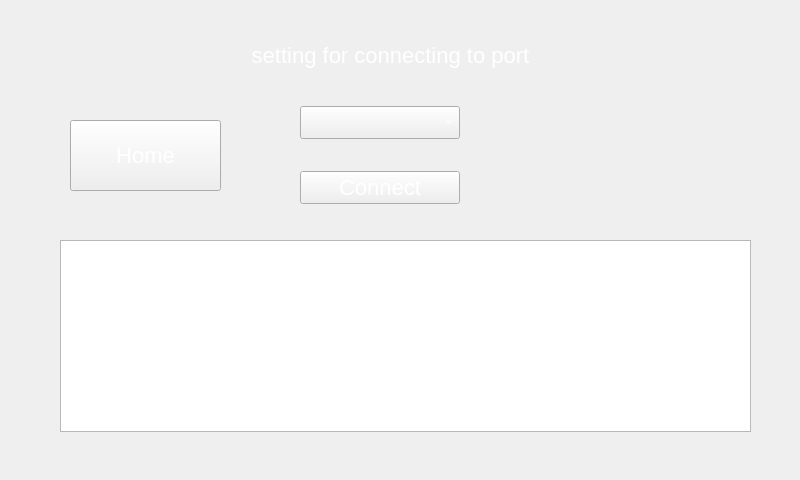
<?xml version="1.0" encoding="UTF-8"?>
<ui version="4.0">
 <class>settingsForm</class>
 <widget class="QWidget" name="settingsForm">
  <property name="geometry">
   <rect>
    <x>0</x>
    <y>0</y>
    <width>800</width>
    <height>480</height>
   </rect>
  </property>
  <property name="windowTitle">
   <string>Form</string>
  </property>
  <property name="styleSheet">
   <string notr="true"/>
  </property>
  <widget class="QWidget" name="verticalLayoutWidget">
   <property name="geometry">
    <rect>
     <x>300</x>
     <y>100</y>
     <width>160</width>
     <height>110</height>
    </rect>
   </property>
   <layout class="QVBoxLayout" name="verticalLayout">
    <item>
     <widget class="QComboBox" name="Port_comboBox">
      <property name="acceptDrops">
       <bool>false</bool>
      </property>
      <property name="statusTip">
       <string/>
      </property>
      <property name="styleSheet">
       <string notr="true">color: white;
font-size: 22px;</string>
      </property>
     </widget>
    </item>
    <item>
     <spacer name="horizontalSpacer">
      <property name="orientation">
       <enum>Qt::Orientation::Horizontal</enum>
      </property>
      <property name="sizeHint" stdset="0">
       <size>
        <width>40</width>
        <height>20</height>
       </size>
      </property>
     </spacer>
    </item>
    <item>
     <widget class="QPushButton" name="connectButton">
      <property name="styleSheet">
       <string notr="true">QPushButton{
color: white;
font-size: 22px;
}
QPushButton:hover{
	border-style: solid;
	border-top-color: qlineargradient(spread:pad, x1:0, y1:1, x2:1, y2:1, stop:0 #C0DB50, stop:0.4 #C0DB50, stop:0.5 #100E19, stop:1 #100E19);
    border-bottom-color: qlineargradient(spread:pad, x1:0, y1:1, x2:1, y2:1, stop:0 #100E19, stop:0.5 #100E19, stop:0.6 #C0DB50, stop:1 #C0DB50);
    border-left-color: qlineargradient(spread:pad, x1:0, y1:0, x2:0, y2:1, stop:0 #C0DB50, stop:0.3 #C0DB50, stop:0.7 #100E19, stop:1 #100E19);
    border-right-color: qlineargradient(spread:pad, x1:0, y1:1, x2:0, y2:0, stop:0 #C0DB50, stop:0.3 #C0DB50, stop:0.7 #100E19, stop:1 #100E19);
	border-width: 2px;
    border-radius: 1px;
	color: #d3dae3;
	padding: 2px;
}
QPushButton:pressed{
	border-style: solid;
	border-top-color: qlineargradient(spread:pad, x1:0, y1:1, x2:1, y2:1, stop:0 #d33af1, stop:0.4 #d33af1, stop:0.5 #100E19, stop:1 #100E19);
    border-bottom-color: qlineargradient(spread:pad, x1:0, y1:1, x2:1, y2:1, stop:0 #100E19, stop:0.5 #100E19, stop:0.6 #d33af1, stop:1 #d33af1);
    border-left-color: qlineargradient(spread:pad, x1:0, y1:0, x2:0, y2:1, stop:0 #d33af1, stop:0.3 #d33af1, stop:0.7 #100E19, stop:1 #100E19);
    border-right-color: qlineargradient(spread:pad, x1:0, y1:1, x2:0, y2:0, stop:0 #d33af1, stop:0.3 #d33af1, stop:0.7 #100E19, stop:1 #100E19);
	border-width: 2px;
    border-radius: 1px;
	color: #d3dae3;
	padding: 2px;
}</string>
      </property>
      <property name="text">
       <string>Connect</string>
      </property>
     </widget>
    </item>
   </layout>
  </widget>
  <widget class="QTextBrowser" name="textBrowser">
   <property name="geometry">
    <rect>
     <x>60</x>
     <y>240</y>
     <width>691</width>
     <height>192</height>
    </rect>
   </property>
   <property name="styleSheet">
    <string notr="true">color: white;
font-size: 22px;
</string>
   </property>
  </widget>
  <widget class="QLabel" name="label">
   <property name="geometry">
    <rect>
     <x>210</x>
     <y>30</y>
     <width>361</width>
     <height>51</height>
    </rect>
   </property>
   <property name="styleSheet">
    <string notr="true">color: white;
font-size: 22px;</string>
   </property>
   <property name="text">
    <string>setting for connecting to port</string>
   </property>
   <property name="alignment">
    <set>Qt::AlignmentFlag::AlignCenter</set>
   </property>
  </widget>
  <widget class="QPushButton" name="home_btn">
   <property name="geometry">
    <rect>
     <x>70</x>
     <y>120</y>
     <width>151</width>
     <height>71</height>
    </rect>
   </property>
   <property name="styleSheet">
    <string notr="true">QPushButton{
color: white;
font-size: 22px;
}
QPushButton:hover{
	border-style: solid;
	border-top-color: qlineargradient(spread:pad, x1:0, y1:1, x2:1, y2:1, stop:0 #C0DB50, stop:0.4 #C0DB50, stop:0.5 #100E19, stop:1 #100E19);
    border-bottom-color: qlineargradient(spread:pad, x1:0, y1:1, x2:1, y2:1, stop:0 #100E19, stop:0.5 #100E19, stop:0.6 #C0DB50, stop:1 #C0DB50);
    border-left-color: qlineargradient(spread:pad, x1:0, y1:0, x2:0, y2:1, stop:0 #C0DB50, stop:0.3 #C0DB50, stop:0.7 #100E19, stop:1 #100E19);
    border-right-color: qlineargradient(spread:pad, x1:0, y1:1, x2:0, y2:0, stop:0 #C0DB50, stop:0.3 #C0DB50, stop:0.7 #100E19, stop:1 #100E19);
	border-width: 2px;
    border-radius: 1px;
	color: #d3dae3;
	padding: 2px;
}
QPushButton:pressed{
	border-style: solid;
	border-top-color: qlineargradient(spread:pad, x1:0, y1:1, x2:1, y2:1, stop:0 #d33af1, stop:0.4 #d33af1, stop:0.5 #100E19, stop:1 #100E19);
    border-bottom-color: qlineargradient(spread:pad, x1:0, y1:1, x2:1, y2:1, stop:0 #100E19, stop:0.5 #100E19, stop:0.6 #d33af1, stop:1 #d33af1);
    border-left-color: qlineargradient(spread:pad, x1:0, y1:0, x2:0, y2:1, stop:0 #d33af1, stop:0.3 #d33af1, stop:0.7 #100E19, stop:1 #100E19);
    border-right-color: qlineargradient(spread:pad, x1:0, y1:1, x2:0, y2:0, stop:0 #d33af1, stop:0.3 #d33af1, stop:0.7 #100E19, stop:1 #100E19);
	border-width: 2px;
    border-radius: 1px;
	color: #d3dae3;
	padding: 2px;
}</string>
   </property>
   <property name="text">
    <string>Home</string>
   </property>
  </widget>
 </widget>
 <resources/>
 <connections/>
</ui>
